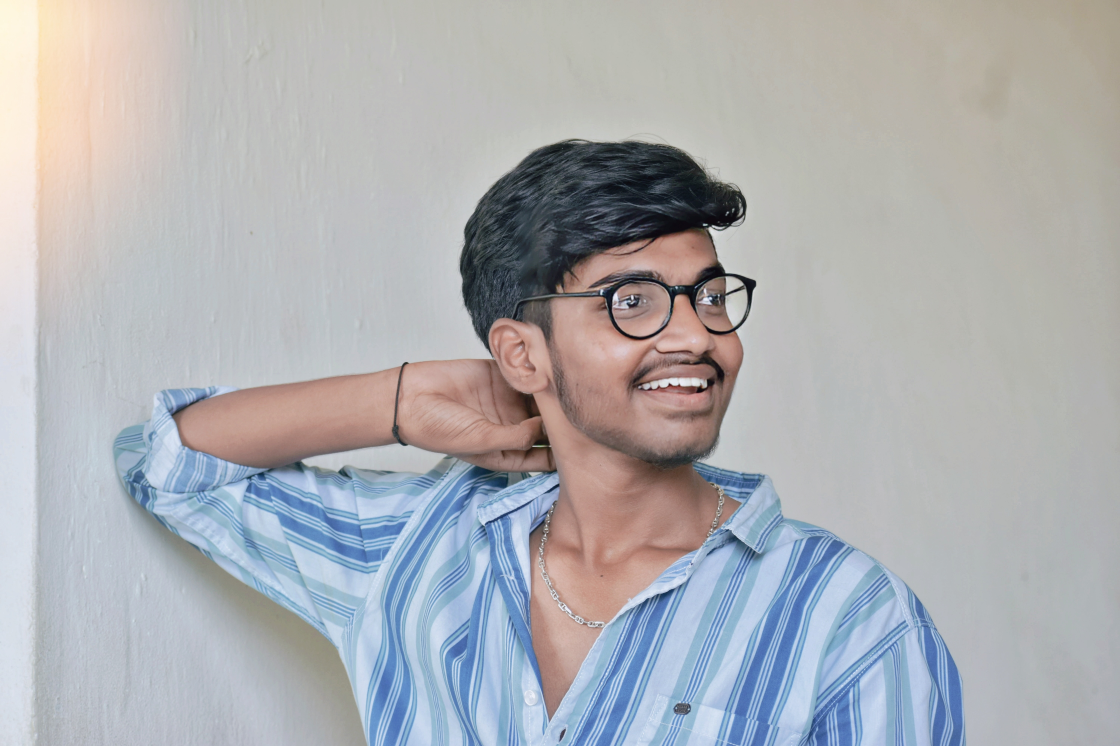
#> input picture Face Detection/img.jpg, 4480 x 2984 px (shown at 1/4 size)
$ python detect.py
#> lines starting #> are read from the running program, lines starting #| are printed output that depends on the picture; after the words box and inside, x2 and y2 are one past the last pixel; in counts of white or black regions, pixels touching at a corner belong together
import cv2
import matplotlib.pyplot as plt

face_cascade = cv2.CascadeClassifier(cv2.data.haarcascades+'haarcascade_frontalface_default.xml')
img = cv2.imread('img.jpg')
#> img is the input picture: shape (2984, 4480, 3); mean B, G, R 178.4, 174.8, 173.3
img = cv2.resize(img, (1000,650))
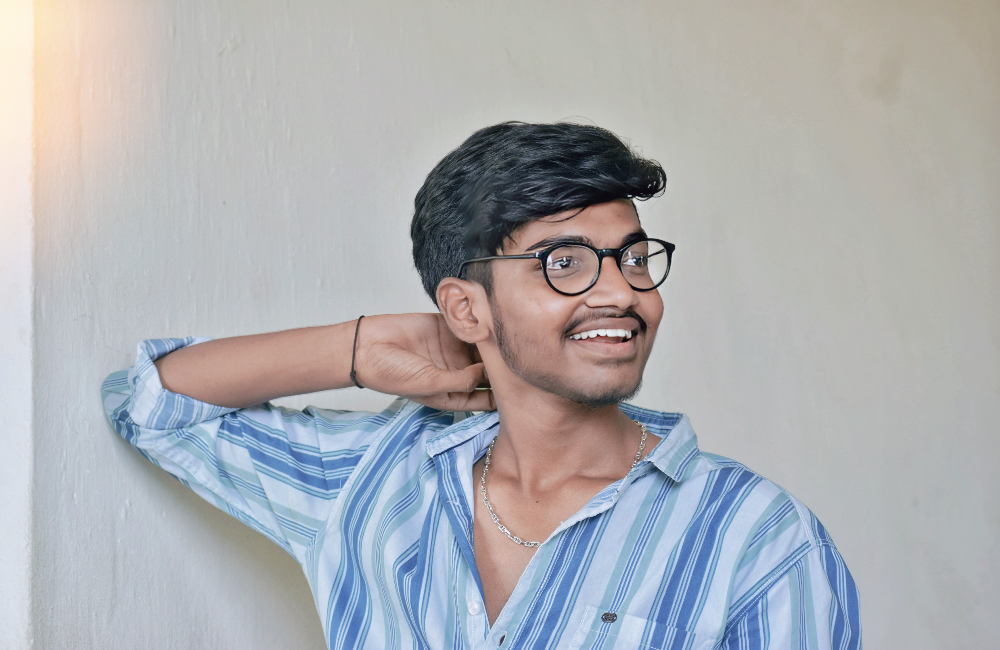
#> img: shape (650, 1000, 3); mean B, G, R 178.3, 174.7, 173.2
# convert to RGB
img_rgb = cv2.cvtColor(img,cv2.COLOR_BGR2RGB)
# plt.imshow(img_rgb)
# plt.show()

# convert to Gray Scale
gray = cv2.cvtColor(img, cv2.COLOR_BGR2GRAY)
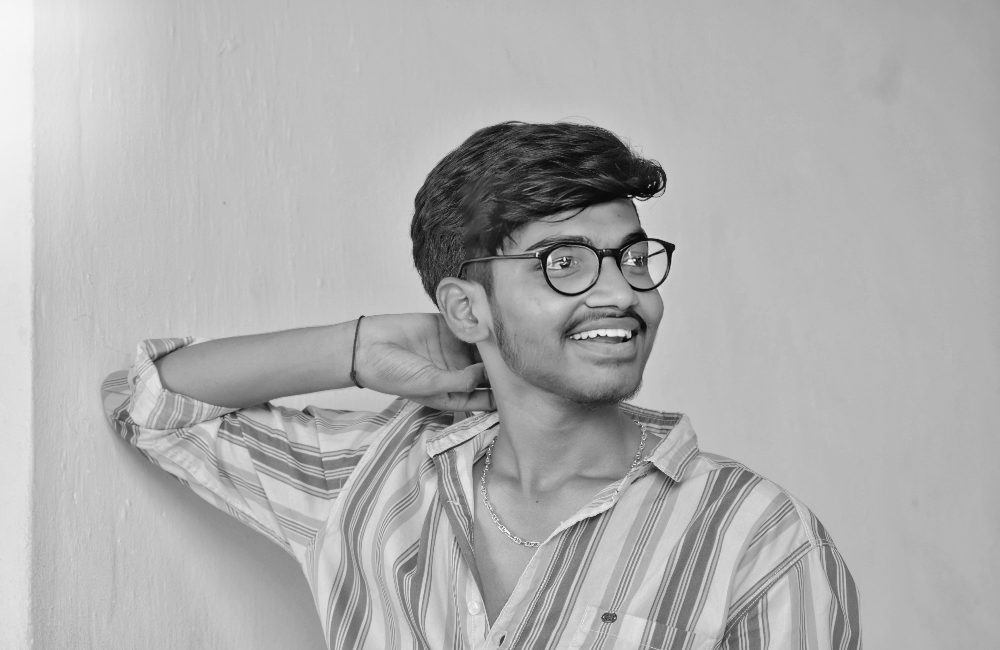
#> gray: shape (650, 1000); min 9, max 247, mean 174.6
# plt.imshow(gray, cmap='gray')
# plt.show()

faces = face_cascade.detectMultiScale(gray, scaleFactor=1.05, minNeighbors=3, minSize=(80,80))
#> faces = [[480, 175, 220, 220]]
for (x, y, h, w) in faces:
    cv2.rectangle(img, (x, y), (x+w, y+h), (0, 255, 0), 2)
#> this loop made 1 pass
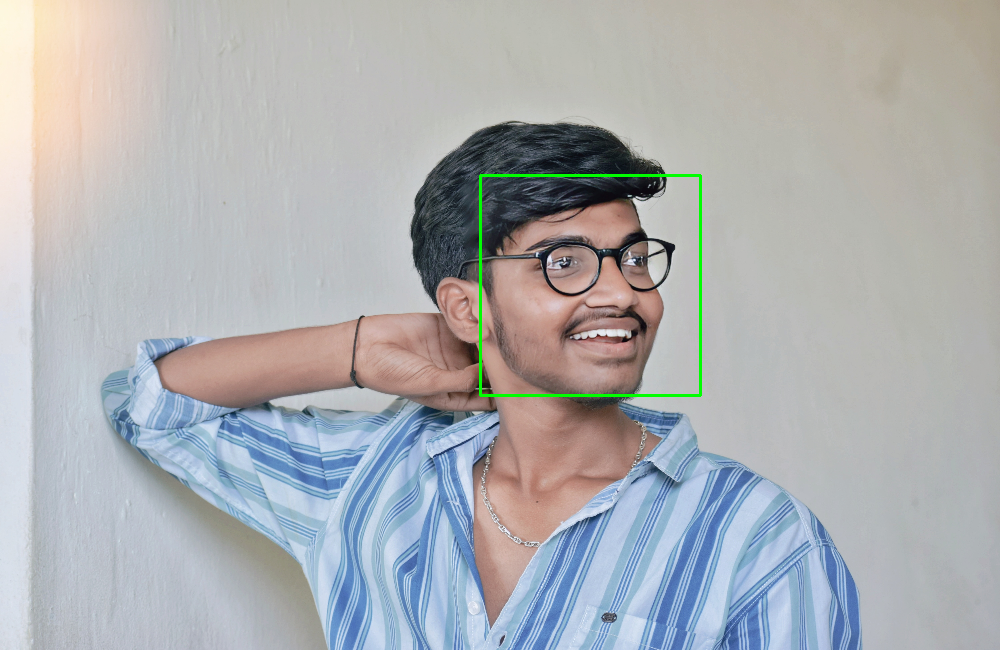
#> img: shape (650, 1000, 3); 0.41% of pixels changed, all inside (x1, y1, x2, y2) = (479, 174, 702, 397)
cv2.imshow("Face",img)
cv2.waitKey(0)
